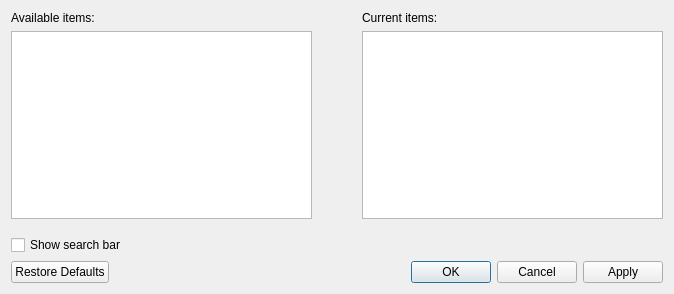
<?xml version="1.0" encoding="UTF-8"?>
<ui version="4.0">
 <class>NavigationBarConfigDialog</class>
 <widget class="QDialog" name="NavigationBarConfigDialog">
  <property name="geometry">
   <rect>
    <x>0</x>
    <y>0</y>
    <width>674</width>
    <height>294</height>
   </rect>
  </property>
  <property name="windowTitle">
   <string>Configure Toolbar</string>
  </property>
  <layout class="QGridLayout" name="gridLayout">
   <property name="horizontalSpacing">
    <number>50</number>
   </property>
   <item row="4" column="0" colspan="2">
    <widget class="QDialogButtonBox" name="buttonBox">
     <property name="standardButtons">
      <set>QDialogButtonBox::Apply|QDialogButtonBox::Cancel|QDialogButtonBox::Ok|QDialogButtonBox::RestoreDefaults</set>
     </property>
    </widget>
   </item>
   <item row="1" column="1">
    <widget class="QListWidget" name="currentItems">
     <property name="acceptDrops">
      <bool>true</bool>
     </property>
     <property name="dragEnabled">
      <bool>true</bool>
     </property>
     <property name="dragDropMode">
      <enum>QAbstractItemView::DragDrop</enum>
     </property>
     <property name="defaultDropAction">
      <enum>Qt::MoveAction</enum>
     </property>
    </widget>
   </item>
   <item row="2" column="0">
    <spacer name="verticalSpacer">
     <property name="orientation">
      <enum>Qt::Vertical</enum>
     </property>
     <property name="sizeType">
      <enum>QSizePolicy::Fixed</enum>
     </property>
     <property name="sizeHint" stdset="0">
      <size>
       <width>20</width>
       <height>10</height>
      </size>
     </property>
    </spacer>
   </item>
   <item row="3" column="0" colspan="2">
    <widget class="QCheckBox" name="showSearchBar">
     <property name="text">
      <string>Show search bar</string>
     </property>
    </widget>
   </item>
   <item row="1" column="0">
    <widget class="QListWidget" name="availableItems">
     <property name="dragEnabled">
      <bool>true</bool>
     </property>
     <property name="dragDropMode">
      <enum>QAbstractItemView::DragDrop</enum>
     </property>
     <property name="defaultDropAction">
      <enum>Qt::MoveAction</enum>
     </property>
    </widget>
   </item>
   <item row="0" column="0">
    <widget class="QLabel" name="label">
     <property name="text">
      <string>Available items:</string>
     </property>
    </widget>
   </item>
   <item row="0" column="1">
    <widget class="QLabel" name="label_2">
     <property name="text">
      <string>Current items:</string>
     </property>
    </widget>
   </item>
  </layout>
 </widget>
 <resources/>
 <connections/>
</ui>
